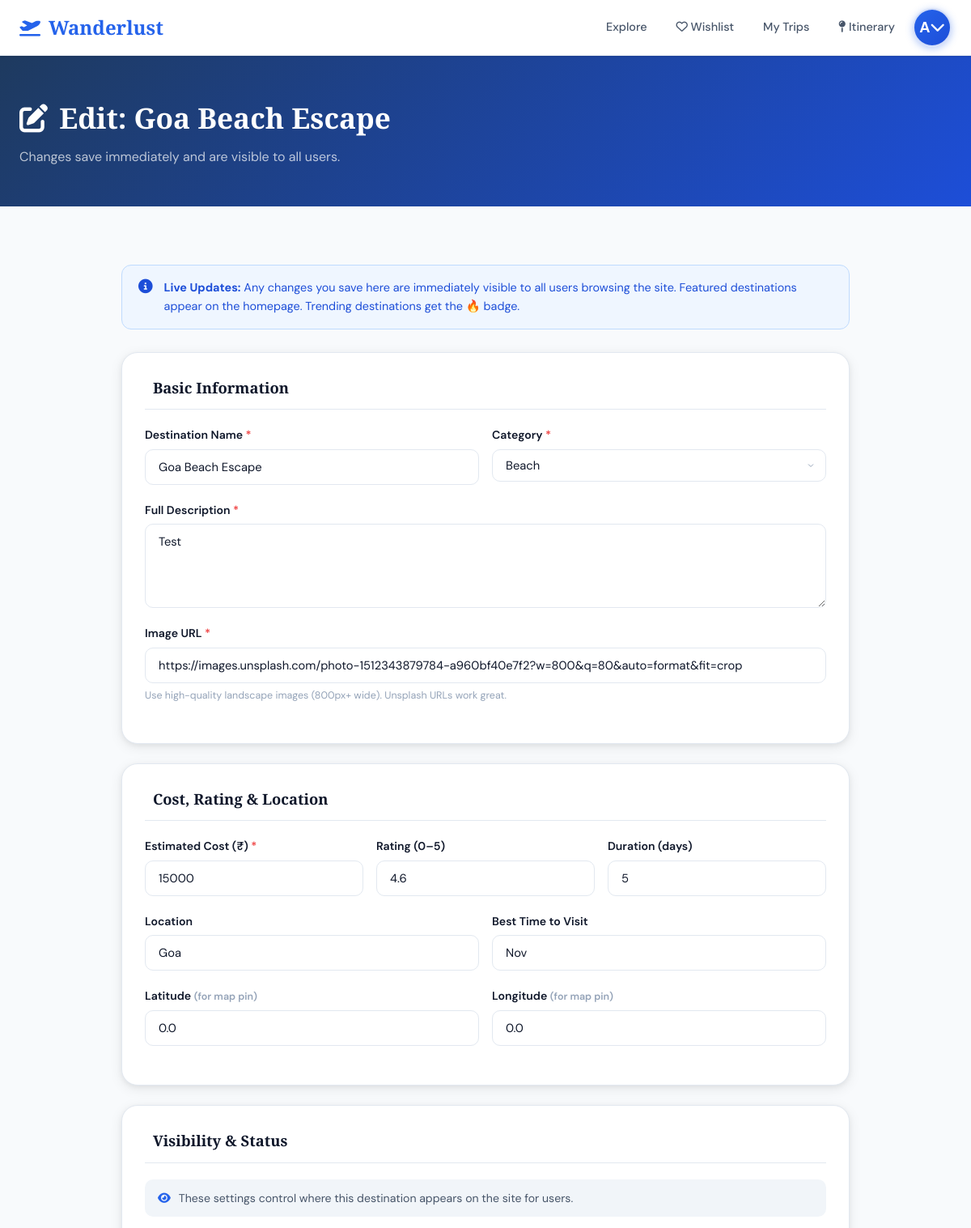
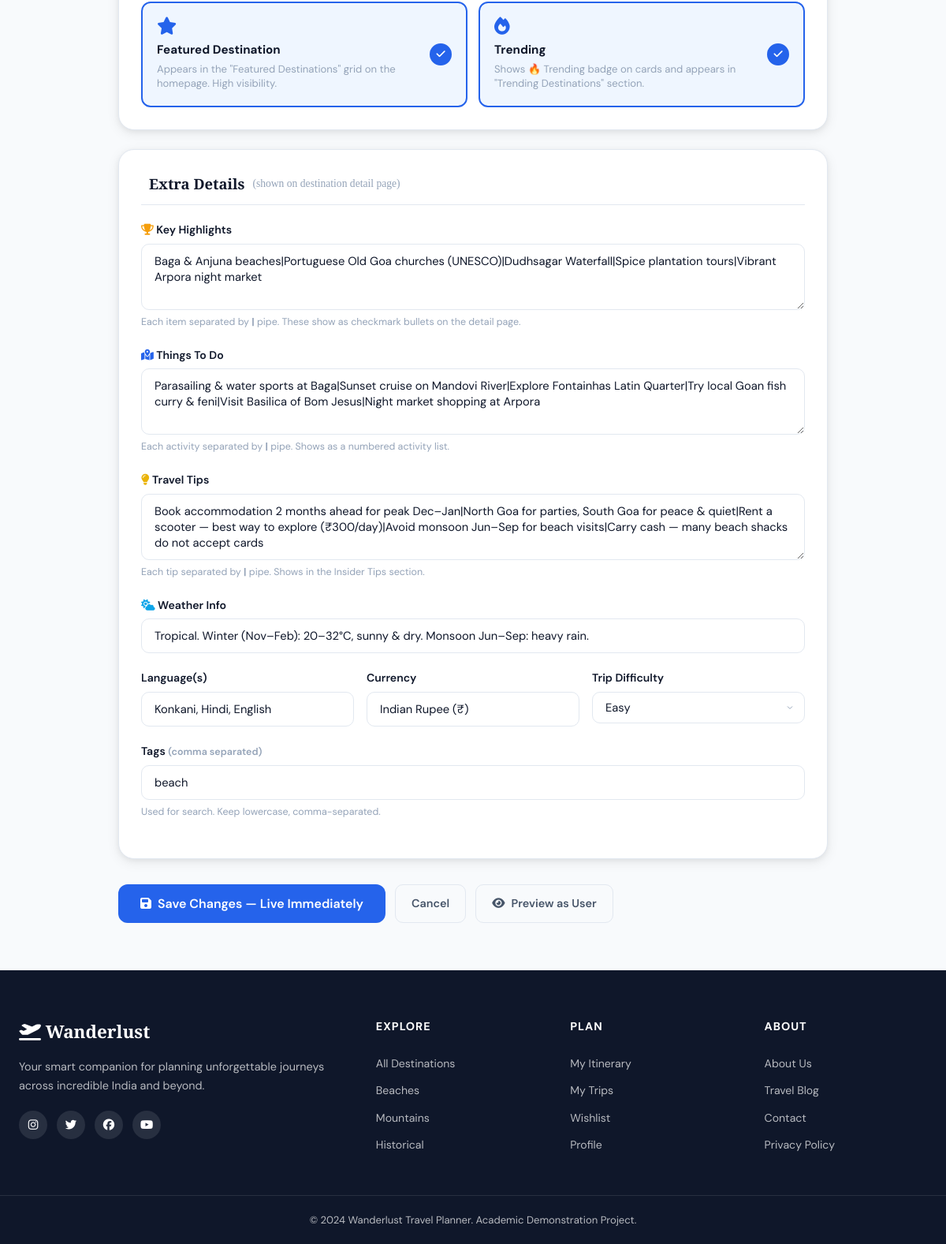
The page /admin/destination/edit/1 (signed in) on the database its author committed (2 pictures, top to bottom).
### app.py (models this page shows, shortened)
class User(db.Model):
    __tablename__ = 'users'
    id            = db.Column(db.Integer, primary_key=True)
    name          = db.Column(db.String(100), nullable=False)
    email         = db.Column(db.String(150), unique=True, nullable=False)
    password_hash = db.Column(db.String(256), nullable=False)
    is_admin      = db.Column(db.Boolean, default=False)
    created_at    = db.Column(db.DateTime, default=datetime.utcnow)
    trips         = db.relationship('Trip',     backref='user', lazy=True)
    wishlist      = db.relationship('Wishlist', backref='user', lazy=True)
    reviews       = db.relationship('Review',   backref='user', lazy=True)

class Destination(db.Model):
    __tablename__  = 'destinations'
    id             = db.Column(db.Integer, primary_key=True)
    name           = db.Column(db.String(150), nullable=False)
    category       = db.Column(db.String(50),  nullable=False)
    description    = db.Column(db.Text,         nullable=False)
    estimated_cost = db.Column(db.Float,        nullable=False)
    image_url      = db.Column(db.String(500))
    rating         = db.Column(db.Float,  default=4.0)
    location       = db.Column(db.String(200))
    latitude       = db.Column(db.Float)
    longitude      = db.Column(db.Float)
    is_trending    = db.Column(db.Boolean, default=False)
    is_featured    = db.Column(db.Boolean, default=False)
    best_time      = db.Column(db.String(100))
    duration_days  = db.Column(db.Integer, default=3)
    tags           = db.Column(db.String(300))
    highlights     = db.Column(db.Text)   # pipe-separated
    things_to_do   = db.Column(db.Text)   # pipe-separated
    travel_tips    = db.Column(db.Text)   # pipe-separated
    weather_info   = db.Column(db.String(300))
    language       = db.Column(db.String(100))
    currency       = db.Column(db.String(50))
    difficulty     = db.Column(db.String(30))  # Easy / Moderate / Challenging
    itinerary_items = db.relationship('ItineraryItem', backref='destination', lazy=True)
    reviews         = db.relationship('Review',        backref='destination', lazy=True)
    wishlisted_by   = db.relationship('Wishlist',      backref='destination', lazy=True)

### app.py (the view, shortened to what this page needs)
@app.route('/admin/destination/edit/<int:dest_id>', methods=['GET', 'POST'])
@login_required
@admin_required
def admin_edit_destination(dest_id):
    dest = Destination.query.get_or_404(dest_id)
    return render_template('admin_form.html', dest=dest)

### app.py (called while the page is built)
@login_manager.user_loader
def load_user(user_id):
    return db.session.get(User, int(user_id))

@app.context_processor
def inject_cart_count():
    count = 0
    if current_user.is_authenticated:
        sid = session.get('cart_session')
        if sid:
            count = ItineraryItem.query.filter_by(
                user_id=current_user.id, trip_id=None, session_id=sid).count()
    return dict(cart_count=count)

def admin_required(f):
    from functools import wraps
    @wraps(f)
    def decorated(*args, **kwargs):
        if not current_user.is_authenticated or not current_user.is_admin:
            flash('Admin access required.', 'danger')
            return redirect(url_for('index'))
        return f(*args, **kwargs)
    return decorated

### templates/admin_form.html (shortened to what this page needs)
{% extends "layout.html" %}
{% block content %}
<div class="page-header-simple admin-header">
  <div class="container">
    <h1><i class="fa-solid fa-{{ 'pen-to-square' if dest else 'plus' }}"></i>
      {{ 'Edit: ' + dest.name if dest else 'Add New Destination' }}
    </h1>
    <p>{{ 'Changes save immediately and are visible to all users.' if dest else 'New destination appears on site immediately after saving.' }}</p>
  </div>
</div>
<div class="container admin-form-page">
  <div class="admin-form-notice">
    <i class="fa-solid fa-circle-info"></i>
    <span><strong>Live Updates:</strong> Any changes you save here are immediately visible to all users browsing the site. Featured destinations appear on the homepage. Trending destinations get the 🔥 badge.</span>
  </div>
  <form action="{{ url_for('admin_edit_destination', dest_id=dest.id) if dest else url_for('admin_add_destination') }}" method="POST" class="admin-big-form">
    <div class="admin-form-section">
      <div class="admin-form-section-title"> Basic Information</div>
      <div class="form-row">
        <div class="form-group">
          <label>Destination Name <span class="req">*</span></label>
          <input type="text" name="name" required class="form-input" value="{{ dest.name if dest else '' }}" placeholder="e.g. Goa Beach Escape">
        </div>
        <div class="form-group">
          <label>Category <span class="req">*</span></label>
          <select name="category" class="form-input">
            {% for cat in ['Beach','Mountain','Historical','City'] %}
            <option value="{{ cat }}" {% if dest and dest.category == cat %}selected{% endif %}>{{ cat }}</option>
            {% endfor %}
          </select>
        </div>
      </div>
      <div class="form-group">
        <label>Full Description <span class="req">*</span></label>
        <textarea name="description" rows="4" required class="form-input" placeholder="A rich, engaging description of the destination...">{{ dest.description if dest else '' }}</textarea>
      </div>
      <div class="form-group">
        <label>Image URL <span class="req">*</span></label>
        <input type="text" name="image_url" class="form-input" value="{{ dest.image_url if dest else '' }}" placeholder="https://images.unsplash.com/...">
        <small>Use high-quality landscape images (800px+ wide). Unsplash URLs work great.</small>
      </div>
    </div>
    <div class="admin-form-section">
      <div class="admin-form-section-title"> Cost, Rating & Location</div>
      <div class="form-row-3">
        <div class="form-group">
          <label>Estimated Cost (₹) <span class="req">*</span></label>
          <input type="number" name="estimated_cost" required class="form-input" value="{{ dest.estimated_cost|int if dest else '' }}" placeholder="15000">
        </div>
        <div class="form-group">
          <label>Rating (0–5)</label>
          <input type="number" name="rating" step="0.1" min="0" max="5" class="form-input" value="{{ dest.rating if dest else '4.0' }}">
        </div>
        <div class="form-group">
          <label>Duration (days)</label>
          <input type="number" name="duration_days" min="1" max="30" class="form-input" value="{{ dest.duration_days if dest else '3' }}">
        </div>
      </div>
      <div class="form-row">
        <div class="form-group">
          <label>Location</label>
          <input type="text" name="location" class="form-input" value="{{ dest.location if dest else '' }}" placeholder="City, State">
        </div>
        <div class="form-group">
          <label>Best Time to Visit</label>
          <input type="text" name="best_time" class="form-input" value="{{ dest.best_time if dest else '' }}" placeholder="e.g. Oct – Mar">
        </div>
      </div>
      <div class="form-row">
        <div class="form-group">
          <label>Latitude <small>(for map pin)</small></label>
          <input type="number" name="latitude" step="0.0001" class="form-input" value="{{ dest.latitude if dest else '' }}" placeholder="e.g. 15.2993">
        </div>
        <div class="form-group">
          <label>Longitude <small>(for map pin)</small></label>
          <input type="number" name="longitude" step="0.0001" class="form-input" value="{{ dest.longitude if dest else '' }}" placeholder="e.g. 74.1240">
        </div>
      </div>
    </div>
    <div class="admin-form-section">
      <div class="admin-form-section-title"> Visibility & Status</div>
      <div class="visibility-info">
        <i class="fa-solid fa-eye"></i>
        <p>These settings control where this destination appears on the site for users.</p>
      </div>
      <div class="checkbox-cards">
        <label class="checkbox-card {% if dest and dest.is_featured %}checked{% endif %}">
          <div class="checkbox-card-content">
            <i class="fa-solid fa-star"></i>
            <strong>Featured Destination</strong>
            <p>Appears in the "Featured Destinations" grid on the homepage. High visibility.</p>
          </div>
          <div class="checkbox-card-indicator"><i class="fa-solid fa-check"></i></div>
        </label>
        <label class="checkbox-card {% if dest and dest.is_trending %}checked{% endif %}">
          <div class="checkbox-card-content">
            <i class="fa-solid fa-fire"></i>
            <strong>Trending</strong>
            <p>Shows 🔥 Trending badge on cards and appears in "Trending Destinations" section.</p>
          </div>
          <div class="checkbox-card-indicator"><i class="fa-solid fa-check"></i></div>
        </label>
      </div>
    </div>
    <div class="admin-form-section">
      <div class="admin-form-section-title"> Extra Details <span style="font-weight:400;font-size:.85rem;color:var(--text-3)">(shown on destination detail page)</span></div>
      <div class="form-group">
        <label><i class="fa-solid fa-trophy" style="color:var(--accent)"></i> Key Highlights</label>
        <textarea name="highlights" rows="3" class="form-input" placeholder="Separate each highlight with a pipe | character&#10;e.g. Baga Beach|Portuguese Churches|Dudhsagar Waterfall|Night Markets">{{ dest.highlights if dest else '' }}</textarea>
        <small>Each item separated by <strong>|</strong> pipe. These show as checkmark bullets on the detail page.</small>
      </div>
      <div class="form-group">
        <label><i class="fa-solid fa-map-location-dot" style="color:var(--primary)"></i> Things To Do</label>
        <textarea name="things_to_do" rows="3" class="form-input" placeholder="e.g. Parasailing at Baga Beach|Sunset cruise on Mandovi River|Visit Old Goa churches">{{ dest.things_to_do if dest else '' }}</textarea>
        <small>Each activity separated by <strong>|</strong> pipe. Shows as a numbered activity list.</small>
      </div>
      <div class="form-group">
        <label><i class="fa-solid fa-lightbulb" style="color:#eab308"></i> Travel Tips</label>
        <textarea name="travel_tips" rows="3" class="form-input" placeholder="e.g. Book 2 months ahead for Dec–Jan|North Goa for parties, South for peace|Rent a scooter for ₹300/day">{{ dest.travel_tips if dest else '' }}</textarea>
        <small>Each tip separated by <strong>|</strong> pipe. Shows in the Insider Tips section.</small>
      </div>
      <div class="form-group">
        <label><i class="fa-solid fa-cloud-sun" style="color:#0ea5e9"></i> Weather Info</label>
        <input type="text" name="weather_info" class="form-input" value="{{ dest.weather_info if dest else '' }}" placeholder="e.g. Tropical. Winter (Nov–Feb): 20–32°C sunny. Monsoon Jun–Sep.">
      </div>
      <div class="form-row-3">
        <div class="form-group">
          <label>Language(s)</label>
          <input type="text" name="language" class="form-input" value="{{ dest.language if dest else '' }}" placeholder="Hindi, English">
        </div>
        <div class="form-group">
          <label>Currency</label>
          <input type="text" name="currency" class="form-input" value="{{ dest.currency if dest else 'Indian Rupee (₹)' }}" placeholder="Indian Rupee (₹)">
        </div>
        <div class="form-group">
          <label>Trip Difficulty</label>
          <select name="difficulty" class="form-input">
            {% for d in ['Easy','Moderate','Challenging'] %}
            <option value="{{ d }}" {% if dest and dest.difficulty == d %}selected{% endif %}>{{ d }}</option>
            {% endfor %}
          </select>
        </div>
      </div>
      <div class="form-group">
        <label>Tags <small>(comma separated)</small></label>
        <input type="text" name="tags" class="form-input" value="{{ dest.tags if dest else '' }}" placeholder="beach, party, seafood, heritage">
        <small>Used for search. Keep lowercase, comma-separated.</small>
      </div>
    </div>
    <div class="admin-form-actions">
      <button type="submit" class="btn-primary btn-lg">
        <i class="fa-solid fa-{{ 'floppy-disk' if dest else 'plus' }}"></i>
        {{ 'Save Changes — Live Immediately' if dest else 'Add Destination — Visible Immediately' }}
      </button>
      <a href="{{ url_for('admin') }}" class="btn-outline btn-lg">Cancel</a>
      {% if dest %}
      <a href="{{ url_for('destination_detail', dest_id=dest.id) }}" class="btn-outline btn-lg" target="_blank">
        <i class="fa-solid fa-eye"></i> Preview as User
      </a>
      {% endif %}
    </div>
  </form>
</div>
{% endblock %}

### templates/layout.html (shortened to what this page needs)
<!DOCTYPE html>
<html lang="en">
<head>
<link rel="stylesheet" href="https://cdnjs.cloudflare.com/ajax/libs/font-awesome/6.5.0/css/all.min.css">
<link rel="stylesheet" href="https://unpkg.com/leaflet@1.9.4/dist/leaflet.css">
<link rel="stylesheet" href="{{ url_for('static', filename='css/style.css') }}">
</head>
<body>
<nav class="navbar">
  <div class="nav-container">
    <a href="{{ url_for('index') }}" class="nav-logo">
      <i class="fa-solid fa-plane-departure"></i>
      <span>Wanderlust</span>
    </a>
    <div class="nav-links">
      <a href="{{ url_for('destinations') }}">Explore</a>
      {% if current_user.is_authenticated %}
      <a href="{{ url_for('wishlist') }}"><i class="fa-regular fa-heart"></i> Wishlist</a>
      <a href="{{ url_for('trips') }}">My Trips</a>
      <a href="{{ url_for('itinerary') }}" class="cart-link">
        <i class="fa-solid fa-map-pin"></i> Itinerary
      </a>
      <div class="nav-dropdown" id="navDropdown">
        <button class="nav-avatar" id="navAvatarBtn" title="{{ current_user.name }}" aria-haspopup="true" aria-expanded="false">
          <span class="avatar-letter">{{ current_user.name[0].upper() }}</span>
          <i class="fa-solid fa-chevron-down avatar-caret"></i>
        </button>
      </div>
      {% else %}
      <a href="{{ url_for('login') }}" class="btn-nav-outline">Sign In</a>
      <a href="{{ url_for('register') }}" class="btn-nav">Get Started</a>
      {% endif %}
    </div>
  </div>
</nav>
<main>
{% block content %}{% endblock %}
</main>
<footer class="footer">
  <div class="footer-container">
    <div class="footer-brand">
      <div class="footer-logo"><i class="fa-solid fa-plane-departure"></i> Wanderlust</div>
      <p>Your smart companion for planning unforgettable journeys across incredible India and beyond.</p>
      <div class="footer-social">
        <a href="#"><i class="fa-brands fa-instagram"></i></a>
        <a href="#"><i class="fa-brands fa-twitter"></i></a>
        <a href="#"><i class="fa-brands fa-facebook"></i></a>
        <a href="#"><i class="fa-brands fa-youtube"></i></a>
      </div>
    </div>
    <div class="footer-links">
      <h4>Explore</h4>
      <a href="{{ url_for('destinations') }}">All Destinations</a>
      <a href="{{ url_for('destinations') }}?category=Beach">Beaches</a>
      <a href="{{ url_for('destinations') }}?category=Mountain">Mountains</a>
      <a href="{{ url_for('destinations') }}?category=Historical">Historical</a>
    </div>
    <div class="footer-links">
      <h4>Plan</h4>
      <a href="{{ url_for('itinerary') }}">My Itinerary</a>
      <a href="{{ url_for('trips') }}">My Trips</a>
      <a href="{{ url_for('wishlist') }}">Wishlist</a>
      <a href="{{ url_for('profile') }}">Profile</a>
    </div>
    <div class="footer-links">
      <h4>About</h4>
      <a href="#">About Us</a>
      <a href="#">Travel Blog</a>
      <a href="#">Contact</a>
      <a href="#">Privacy Policy</a>
    </div>
  </div>
  <div class="footer-bottom">
    <p>&copy; 2024 Wanderlust Travel Planner. Academic Demonstration Project.</p>
  </div>
</footer>
</body>
</html>

### rows shown on the page
User: name "A"
Destination: name "Edit: Goa Beach Escape", name "Goa Beach Escape", category "Beach", description "Test", image_url "https://images.unsplash.com/photo-1512343879784-a960bf40e7f2?w=800&q=80&auto=format&fit=crop", estimated_cost "15000", rating "4.6", duration_days "5", location "Goa", best_time "Nov", latitude "0.0", longitude "0.0", highlights "Baga & Anjuna beaches|Portuguese Old Goa churches (UNESCO)|Dudhsagar Waterfall|Spice plantation tours|Vibrant Arpora night market", things_to_do "Parasailing & water sports at Baga|Sunset cruise on Mandovi River|Explore Fontainhas Latin Quarter|Try local Goan fish curry & feni|Visit Basilica of Bom Jesus|Night market shopping at Arpora", travel_tips "Book accommodation 2 months ahead for peak Dec–Jan|North Goa for parties, South Goa for peace & quiet|Rent a scooter — best way to explore (₹300/day)|Avoid monsoon Jun–Sep for beach visits|Carry cash — many beach shacks do not accept cards", weather_info "Tropical. Winter (Nov–Feb): 20–32°C, sunny & dry. Monsoon Jun–Sep: heavy rain.", language "Konkani, Hindi, English", currency "Indian Rupee (₹)", difficulty "Easy", tags "beach"
